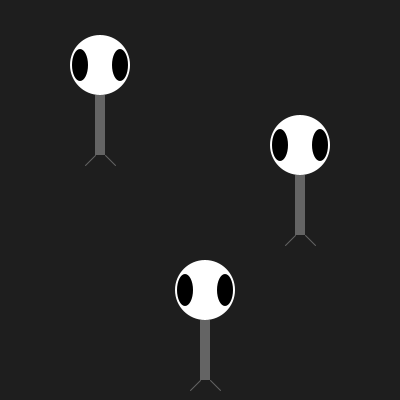
Frame 1 (no input)
Frame 60 (the mouse pressed at the canvas centre just before this capture): identical to frame 1, image omitted
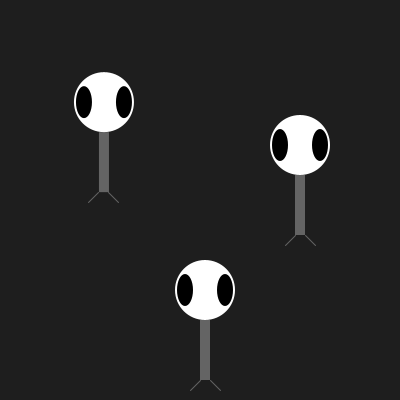
Frame 120 (the mouse held since frame 60 and released just before this capture)

The Processing sketch that drew these frames (run headless with seeded random() and noise(); from frame 60 on, the mouse is pressed at the canvas centre):

// Processing sketch: Class_Edit
// ── Class_Edit.pde
// Learning Processing
// Daniel Shiffman
// http://www.learningprocessing.com

// Example 8-3
Zoog zoog;
Zoog zoog2;
Zoog zoog3;

void setup() {
  background(255);

  size(400,400);
  smooth();
  zoog = new Zoog(100,125,60,60,16);
  zoog2 = new Zoog(300,205,60,60,16);
  zoog3 = new Zoog(205,350,60,60,16);

}

void draw() {
    background(30);
    
    // mouseX position determines speed factor
  float factor = constrain(mouseX/10,0,5);

  zoog.jiggle(factor);
  zoog.display();
  zoog2.display();
  zoog3.display();

  }


void keyPressed(){
  zoog2.jump();
  zoog3.dance();
  noStroke();
 // fill(random(180,150),random(180,250),random(0,70),90);
  fill(random(100,255),random(100,255),random(100,255));

  rect(0,0,800,800);


}

void keyReleased(){
  zoog2.land();
}

/*void keyPressed(){
    fill(0);
    rect(0,0,width,height);
    }*/

class Zoog {
  // Zoog's variables
  float x,y,w,h,eyeSize;
  
  // Zoog constructor
  Zoog(float tempX, float tempY, float tempW, float tempH, float tempEyeSize) {
    x = tempX;
    y = tempY;
    w = tempW;
    h = tempH;
    eyeSize = tempEyeSize;
  }
  
  // Move Zoog
  void jiggle(float speed) {
    // Change the location of Zoog randomly
    x = x + random(-1,1)*speed;
    y = y + random(-1,1)*speed;
    // Constrain Zoog to window
    x = constrain(x,0,width);
    y = constrain(y,0,height);
  }
  
   // Move Zoog2 up
  void jump() {
    // Change the location of Zoog up
    y = (y-10);  
    x = (x-.3);
      if (x <= 0) {  // If the shape is off screen
    x = 400;  // move to the left edge
      }
    // Constrain Zoog to window
    x = constrain(x,0,width);
    y = constrain(y,0,height);
  }
  
     // Move Zoog2 down
  void land() {
    // Change the location of Zoog down
    y = (y+10);
    x = (x-.3);
    if (x <= 0) {  // If the shape is off screen
    x = 400;  // move to the left edge
    }
    // Constrain Zoog to window
    x = constrain(x,0,width);
    y = constrain(y,0,height);
  }
  
       // Move Zoog3 left
  void dance() {
    // Change the location of Zoog up
    x = (x+4);
    if (x >= width) {  // If the shape is off screen
    x = 0;  // move to the left edge
  }
   
  }
  
  
  // Display Zoog
  void display() {
    // Set ellipses and rects to CENTER mode
    ellipseMode(CENTER);
    rectMode(CENTER);
    /* Draw Zoog's arms with a for loop
    for (float i = y - h/3; i < y + h/2; i += 50) {
      strokeWeight(3);
      stroke(100);
      line(x-w/4,i,x + w/4,i);
    }*/
    // Draw Zoog's body
    noStroke();
    fill(100);
    rect(x,y,w/6,h);
    // Draw Zoog's head
    noStroke();
    fill(255);
    ellipse(x,y-h,w,h);
    // Draw Zoog's eyes
    fill(0);
    ellipse(x-w/3,y-h,eyeSize,eyeSize*2);
    ellipse(x + w/3,y - h,eyeSize,eyeSize*2);
    // Draw Zoog's legs
    stroke(100);
    line(x - w/12,y + h/2,x - w/4,y + h/2 + 10);
    line(x + w/12,y + h/2,x + w/4,y + h/2 + 10);
  }


  
}
